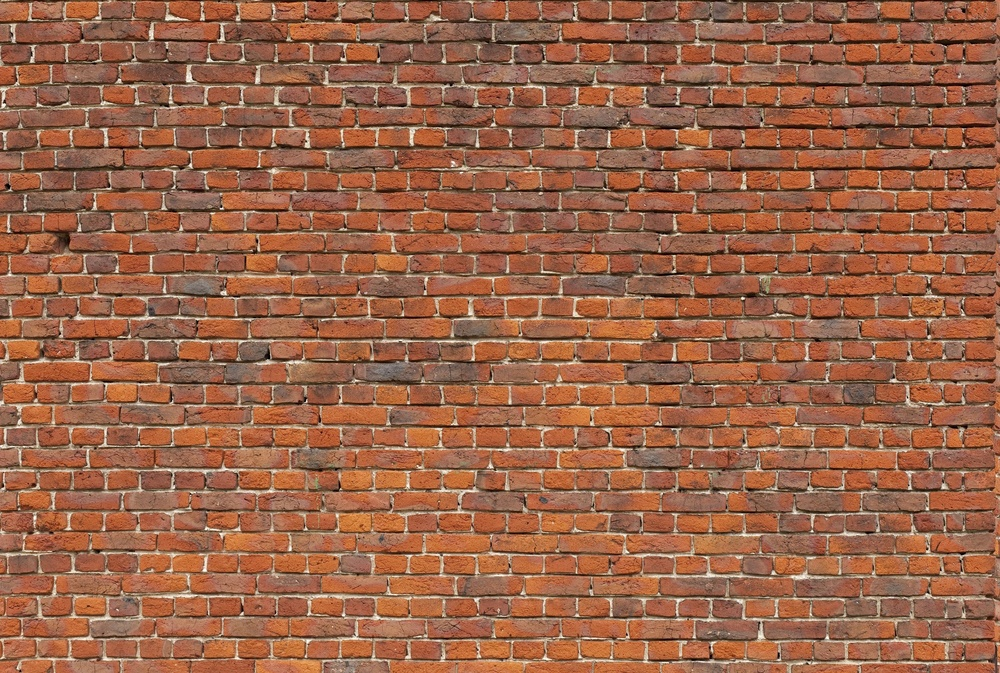
#> input picture wallimg.jpg, 1000 x 673 px, shrunk from 3000 x 2018 before the run
$ python Laplace.py   (older library calls are emulated)
#> lines starting #> are read from the running program, lines starting #| are printed output that depends on the picture
# 2036497 Franklin Ajuluchukwu
# 2036138 Segun Badmus
#Laplacian filter is an edge detector used to compute the second derivatives of an image,
# measuring the rate at which the first derivatives change.
# This determines if a change in adjacent pixel values is from an edge or continuous progression.

from matplotlib import pyplot as plt
import cv2
image2=cv2.imread('wallimg.jpg')
#> image2 is the input picture: shape (673, 1000, 3); mean B, G, R 72.9, 99.8, 154.7
new_image = cv2.Laplacian(image2,cv2.CV_64F,ksize=7)
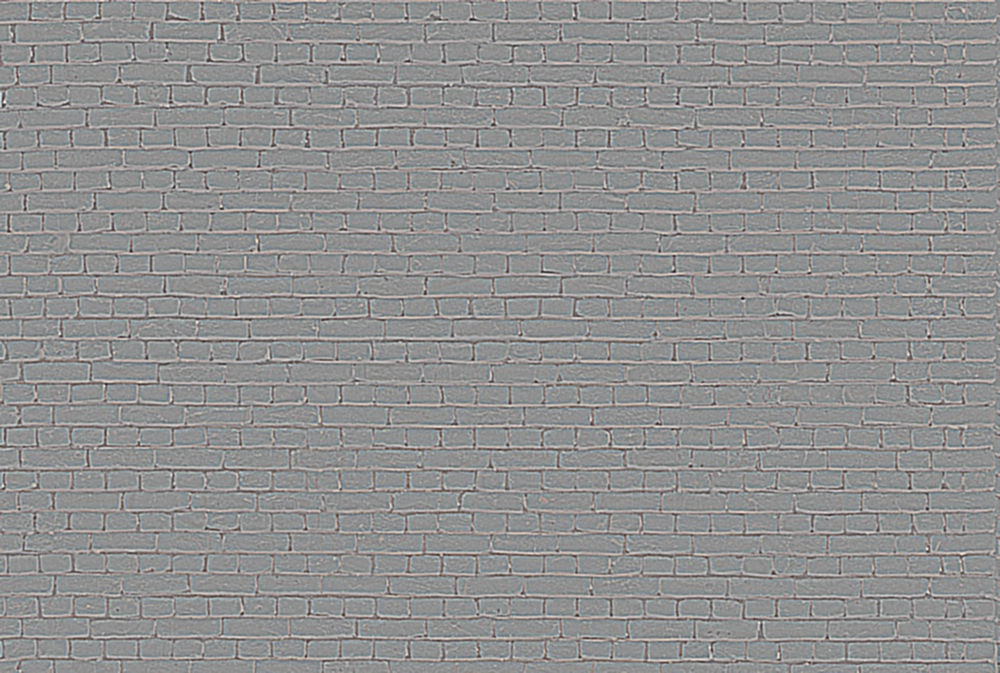
#> new_image: shape (673, 1000, 3) float64; mean B, G, R 13.3, 14.7, 19.4; drawn with min black and max white
plt.figure(figsize=(11,6))
plt.subplot(131), plt.imshow(image2, cmap='gray'),plt.title('Original')
plt.xticks([]), plt.yticks([])
plt.subplot(132), plt.imshow(new_image, cmap='gray'),plt.title('Laplacian')
plt.xticks([]), plt.yticks([])
plt.subplot(133), plt.imshow(image2 + new_image, cmap='gray'),plt.title('Resulting image')
plt.xticks([]), plt.yticks([])
plt.show()
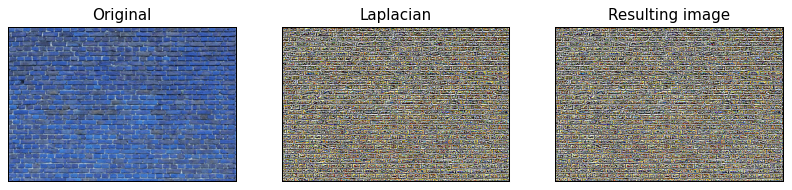
#> figure drawn by matplotlib, 3 panels; B, G, R data is drawn as R, G, B
